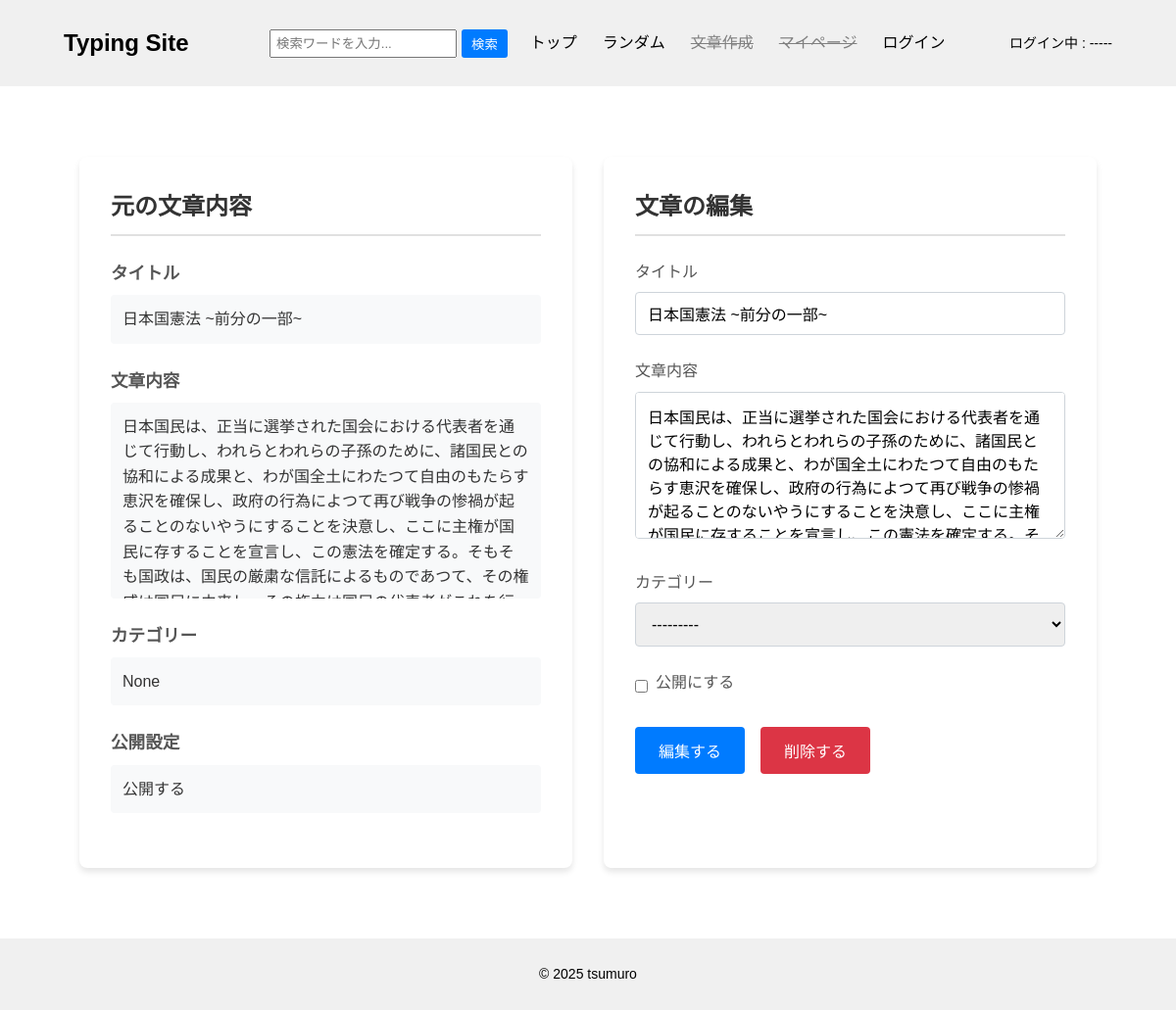
The page /content/content_settings/37 on the database as committed earlier.
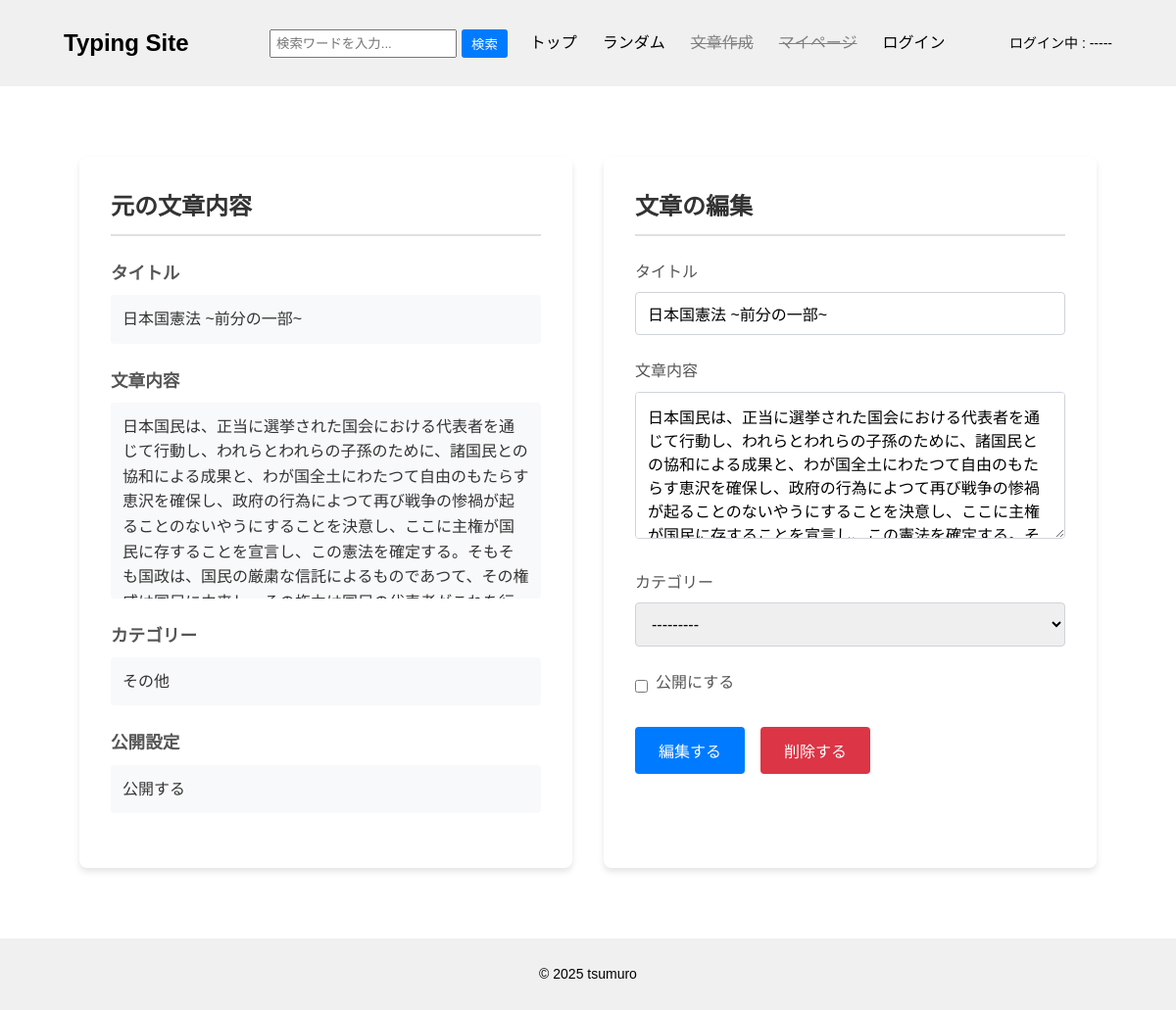
The same page on the database as committed later.
### contentapp/models.py (models this page shows, shortened)
class Content(models.Model):
    user = models.ForeignKey(
        settings.AUTH_USER_MODEL,
        on_delete=models.SET_NULL,
        null=True,
        blank=True
    )
    title = models.CharField(max_length=50, unique=True)
    sentence = models.TextField()
    category = models.ForeignKey(
        Category,
        on_delete=models.SET_NULL,
        null=True,
        blank=True,
    )
    is_public = models.BooleanField(default=True)
    play_count = models.IntegerField(default=0)
    created_at = models.DateTimeField(auto_now_add=True)

class Category(models.Model):
    name = models.CharField(max_length=30, unique=True)
    def __str__(self):
        return self.name

### contentapp/views.py (the view, shortened to what this page needs)
# urls.py: path('content_settings/<int:pk>', views.ContentSettingsView.as_view(), name="content_settings"),
class ContentSettingsView(generic.DetailView):
    model = Content
    template_name = "content_settings.html"
    context_object_name = "content_object"
    def get_context_data(self, **kwargs):
        context = super().get_context_data(**kwargs)
        context['form'] = ContentForm
        return context

### contentapp/templates/content_settings.html (shortened to what this page needs)
{% extends "base.html" %}
{% block contents %}
<div class="content-settings-container">
    <div class="content-panel original-content">
        <h1 class="panel-title">元の文章内容</h1>
        <div class="content-item">
            <h2>タイトル</h2>
            <p>{{ content_object.title }}</p>
        </div>
        <div class="content-item">
            <h2>文章内容</h2>
            <p class="content-text">{{ content_object.sentence }}</p>
        </div>
        <div class="content-item">
            <h2>カテゴリー</h2>
            <p>{{ content_object.category }}</p>
        </div>
        <div class="content-item">
            <h2>公開設定</h2>
            <p>{% if content_object.is_public %}公開する{% else %}非公開にする{% endif %}</p>
        </div>
    </div>
    <div class="content-panel">
        <h1 class="panel-title">文章の編集</h1>
        <form method="post">
            <div class="form-group">
                <label for="title">タイトル</label>
                <input type="text" id="title" name="title" value="{{ content_object.title }}" required>
            </div>
            <div class="form-group">
                <label for="sentence">文章内容</label>
                <textarea id="sentence" name="sentence" required>{{ content_object.sentence }}</textarea>
            </div>
            <div class="form-group">
                <label for="category">カテゴリー</label>
                {{ form.category }}
            </div>
            <div class="form-group checkbox-group">
                <input type="checkbox" id="is_public" name="is_public">
                <label for="is_public">公開にする</label>
            </div>
            <div class="button-group">
                <button type="submit" class="btn btn-primary" name="action" value="update_content">編集する</button>
                <button type="button" class="btn btn-danger" id="deleteButton">削除する</button>
            </div>
        </form>
    </div>
</div>
{% endblock %}

### typingapp/templates/base.html (shortened to what this page needs)
{% load static %}
<!DOCTYPE html>
<html lang="ja">
<head>
    <link rel="stylesheet" href="{% static "css/style.css" %}">
</head>
<body>
    <header>
        <div class="container">
            <h2>Typing Site</h2>
            <ul>
                <li>
                    <form method="get" id="search" action="{% url "contentapp:typing_list" %}">
                        <input type="text" name="search" placeholder="検索ワードを入力...">
                        <button id="search-button" type="submit">検索</button>
                    </form>
                </li>
                <li><a href="{% url "typingapp:index" %}">トップ</a></li>
                <li><a href="{% url "typingapp:randomTyping" %}" title="ランダムにタイピングを選ぶ">ランダム</a></li>
                {% if user.is_authenticated %}
                    <li><a href="{% url "contentapp:create_content" %}">文章作成</a></li>
                    <li><a href="{% url "contentapp:mypage" username=request.user.username %}">マイページ</a></li>
                    <li>
                        <form method="post" action="{% url 'accounts:logout' %}">
                            {% csrf_token %}
                            <button type="submit" id="logout-button">ログアウト</button>
                        </form>
                    </li>
                {% else %}
                    <li><a href="#" class="disabled-link" title="ログインが必要">文章作成</a></li>
                    <li><a href="#" class="disabled-link" title="ログインが必要">マイページ</a></li>
                    <li><a href="{% url "accounts:login" %}">ログイン</a></li>
                {% endif %}
            </ul>
            {% if user.is_authenticated %}
                <div id="user">ログイン中 : {{ user.username }}</div>
            {% else %}
                <div id="user">ログイン中 : -----</div>
            {% endif %}
        </div>
    </header>
    <div class="container">
        <div id="contents">
            {% block contents %}{% endblock %}
        </div>
    </div>
    <footer>
        <div class="container">
            &copy; 2025 tsumuro
        </div>
    </footer>
</body>
</html>

### typingproject/static/css/style.css (style rules this page uses)
* { margin: 0; padding: 0; box-sizing: border-box; }
body { font-family: Arial, sans-serif; line-height: 1.6; }
.container { max-width: 1100px; margin: 0 auto; padding: 15px; }
header { background-color: #f0f0f0; padding: 10px 0; }
header .container { display: flex; justify-content: space-between; align-items: center; }
header h2 { font-size: 24px; font-weight: bold; }
header #user { font-size: 14px; }
header ul { list-style: none; display: flex; align-items: center; }
header ul li { margin-left: 20px; }
header ul li a, header ul li button#logout-button { text-decoration: none; color: #000; font-size: 16px; background: none; border: none; border-radius: 3px; cursor: pointer; padding: 5px 3px; transition: transform 0.2s ease, box-shadow 0.2s ease; }
header ul li form { display: flex; align-items: center; }
header ul li input[type="text"] { padding: 5px; margin-right: 5px; }
header ul li #search-button { padding: 5px 10px; background-color: #007bff; color: white; border: none; border-radius: 3px; cursor: pointer; transition: transform 0.2s ease, box-shadow 0.2s ease; }
.disabled-link { text-decoration: line-through; color: gray; cursor: not-allowed; }
#contents { padding: 25px 0; }
footer { background-color: #f0f0f0; text-align: center; padding: 10px 0; font-size: 14px; }
.form-group { margin-bottom: 20px; }
.form-group label { display: block; margin-bottom: 5px; color: #555; }
.btn { display: inline-block; padding: 10px 20px; font-size: 1em; text-decoration: none; border-radius: 5px; transition: background-color 0.3s, transform 0.3s; }
.btn-primary { background-color: #007bff; color: white; }
.content-settings-container { display: flex; gap: 2rem; max-width: 1200px; margin: 2rem auto; padding: 0 1rem; }
.content-panel { flex: 1; background-color: #ffffff; border-radius: 8px; box-shadow: 0 4px 6px rgba(0, 0, 0, 0.1); padding: 2rem; }
.panel-title { font-size: 1.5rem; color: #333; margin-bottom: 1.5rem; border-bottom: 2px solid #e0e0e0; padding-bottom: 0.5rem; }
.content-item { margin-bottom: 1.5rem; }
.content-item h2 { font-size: 1.1rem; color: #555; margin-bottom: 0.5rem; }
.content-item p { background-color: #f8f9fa; padding: 0.75rem; border-radius: 4px; color: #333; }
.content-text { white-space: pre-wrap; max-height: 200px; overflow-y: auto; }
.form-group { margin-bottom: 1.5rem; }
.form-group label { display: block; margin-bottom: 0.5rem; color: #555; }
.form-group input[type="text"], .form-group textarea, .form-group select { width: 100%; padding: 0.75rem; border: 1px solid #ced4da; border-radius: 4px; font-size: 1rem; }
.form-group textarea { min-height: 150px; resize: vertical; }
.checkbox-group { display: flex; align-items: center; }
.checkbox-group input[type="checkbox"] { margin-right: 0.5rem; }
.button-group { display: flex; gap: 1rem; }
.btn { padding: 0.75rem 1.5rem; border: none; border-radius: 4px; cursor: pointer; font-size: 1rem; transition: background-color 0.3s, transform 0.1s; }
.btn-danger { background-color: #dc3545; color: white; }
#deleteButton, #confirmDeleteButton { transition: opacity 0.3s ease, transform 0.3s ease; }

Rows that differ between the two databases and show on the page:
changed Content "日本国憲法 ~前分の一部~": category "None" → "その他"
